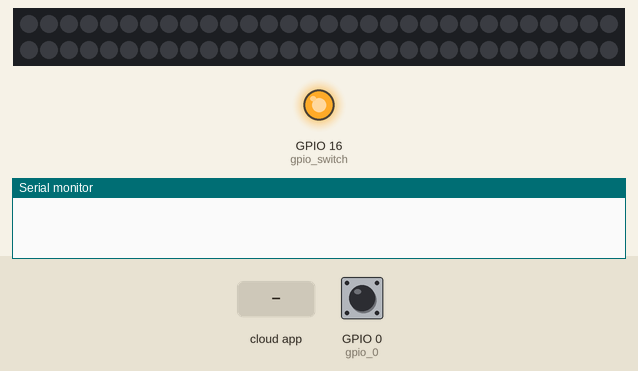
Simulated run of this sketch. Board: ESP32. On the bench: 60 RGB LEDs in strip order, left to right, continuing on the next row, output pins drawn as LEDs (lit = HIGH), the last lines printed to the serial monitor. The inputs (shaded band) are chosen by the test bench; at power-on: GPIO 0 (gpio_0) HIGH. Dim RGB values are drawn brighter than linear; WiFi joins after 1.5 s; servers stay silent unless stated.

Above: at 1.2 s.
1.3 s: the phone or cloud app sets Switch to 1
2.8 s: GPIO 0 (gpio_0) pulled LOW for 0.15 s
At 3.7 s:
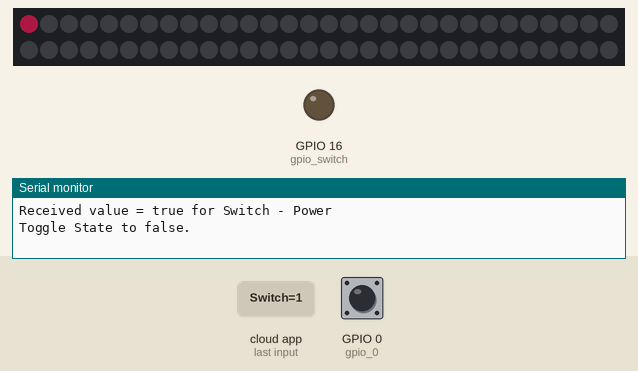
4.4 s: the phone or cloud app sets Switch to 0
5.9 s: GPIO 0 (gpio_0) pulled LOW for 1 s
At 7.4 s:
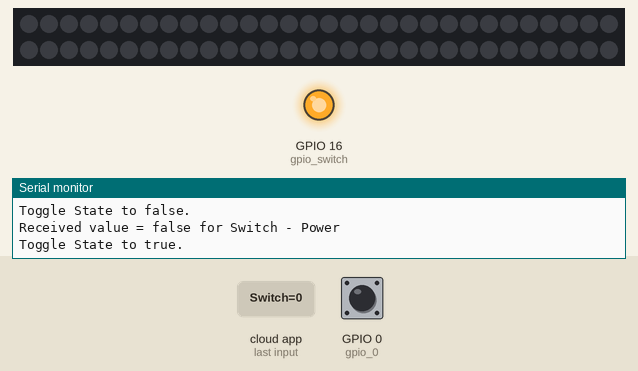
Timing chart, 0 to 8.9 s (numbered marks = the images above; inputs shaded):
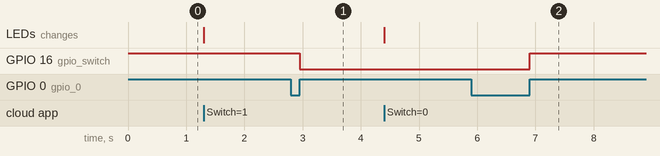

The sketch:

RMakerSwitch_Example.ino
```cpp
//This example demonstrates the ESP RainMaker with a standard Switch device.
#include "RMaker.h"
#include "WiFi.h"
#include "WiFiProv.h"
#include <Adafruit_NeoPixel.h>
#ifdef __AVR__
 #include <avr/power.h> // Required for 16 MHz Adafruit Trinket
#endif
#define LED_PIN 2
#define LED_COUNT 60
#define DEFAULT_POWER_MODE true
const char *service_name = "PROV_1234";
const char *pop = "abcd1234";

//GPIO for push button
#if CONFIG_IDF_TARGET_ESP32C3
static int gpio_0 = 3;        // Button
static int gpio_switch = 7;   // Switch

#else
//GPIO for virtual device
static int gpio_0 = 0;
static int gpio_switch = 16;
#endif

/* Variable for reading pin status*/
bool switch_state = true;

//The framework provides some standard device types like switch, lightbulb, fan, temperaturesensor.
static Switch my_switch("Switch", &gpio_switch);
Adafruit_NeoPixel strip = Adafruit_NeoPixel(LED_COUNT, LED_PIN, NEO_GRB + NEO_KHZ800);

void sysProvEvent(arduino_event_t *sys_event)
{
    switch (sys_event->event_id) {
        case ARDUINO_EVENT_PROV_START:
#if CONFIG_IDF_TARGET_ESP32S2
        Serial.printf("\nProvisioning Started with name \"%s\" and PoP \"%s\" on SoftAP\n", service_name, pop);
        printQR(service_name, pop, "softap");
#else
        Serial.printf("\nProvisioning Started with name \"%s\" and PoP \"%s\" on BLE\n", service_name, pop);
        printQR(service_name, pop, "ble");
#endif
        break;
    }
}

void write_callback(Device *device, Param *param, const param_val_t val, void *priv_data, write_ctx_t *ctx)
{
    const char *device_name = device->getDeviceName();
    const char *param_name = param->getParamName();

    if(strcmp(param_name, "Power") == 0) {
        Serial.printf("Received value = %s for %s - %s\n", val.val.b? "true" : "false", device_name, param_name);
        switch_state = val.val.b;
        (switch_state == false) ? digitalWrite(gpio_switch, LOW) : digitalWrite(gpio_switch, HIGH);
        param->updateAndReport(val);
        if(switch_state)
          pickOneLED(0, strip.Color(255, 40, 100), 50, 50);
        else
          pickOneLED(0, strip.Color(255, 40, 100), 0, 50);
    }
}

void setup()
{
    Serial.begin(115200);
    pinMode(gpio_0, INPUT_PULLUP);
    pinMode(gpio_switch, OUTPUT);
    digitalWrite(gpio_switch, DEFAULT_POWER_MODE);
#if defined(__AVR_ATtiny85__) && (F_CPU == 16000000)
    clock_prescale_set(clock_div_1);
#endif
    strip.begin();           // INITIALIZE NeoPixel strip object (REQUIRED)
    strip.show();            // Turn OFF all pixels ASAP
    strip.setBrightness(50); // Set BRIGHTNESS to about 1/5 (max = 255)


    Node my_node;
    my_node = RMaker.initNode("ESP RainMaker Node");

    //Standard switch device
    my_switch.addCb(write_callback);

    //Add switch device to the node
    my_node.addDevice(my_switch);

    //This is optional
    RMaker.enableOTA(OTA_USING_PARAMS);
    //If you want to enable scheduling, set time zone for your region using setTimeZone().
    //The list of available values are provided here https://rainmaker.espressif.com/docs/time-service.html
    // RMaker.setTimeZone("Asia/Shanghai");
    // Alternatively, enable the Timezone service and let the phone apps set the appropriate timezone
    RMaker.enableTZService();

    RMaker.enableSchedule();

    RMaker.start();

    WiFi.onEvent(sysProvEvent);
#if CONFIG_IDF_TARGET_ESP32S2
    WiFiProv.beginProvision(WIFI_PROV_SCHEME_SOFTAP, WIFI_PROV_SCHEME_HANDLER_NONE, WIFI_PROV_SECURITY_1, pop, service_name);
#else
    WiFiProv.beginProvision(WIFI_PROV_SCHEME_BLE, WIFI_PROV_SCHEME_HANDLER_FREE_BTDM, WIFI_PROV_SECURITY_1, pop, service_name);
#endif
}

void loop()
{
    if(digitalRead(gpio_0) == LOW) { //Push button pressed

        // Key debounce handling
        delay(100);
        int startTime = millis();
        while(digitalRead(gpio_0) == LOW) delay(50);
        int endTime = millis();

        if ((endTime - startTime) > 10000) {
          // If key pressed for more than 10secs, reset all
          Serial.printf("Reset to factory.\n");
          RMakerFactoryReset(2);
        } else if ((endTime - startTime) > 3000) {
          Serial.printf("Reset Wi-Fi.\n");
          // If key pressed for more than 3secs, but less than 10, reset Wi-Fi
          RMakerWiFiReset(2);
        } else {
          // Toggle device state
          switch_state = !switch_state;
          Serial.printf("Toggle State to %s.\n", switch_state ? "true" : "false");
          my_switch.updateAndReportParam(ESP_RMAKER_DEF_POWER_NAME, switch_state);
          (switch_state == false) ? digitalWrite(gpio_switch, LOW) : digitalWrite(gpio_switch, HIGH);

      }
    }
    delay(100);
}


void pickOneLED(uint8_t ledNum, uint32_t color, uint8_t brightness, int wait){
    strip.setBrightness(brightness);
    strip.setPixelColor(ledNum, color);
    strip.show();
    delay(wait);
}

void resetNeopixel(){
  for(int i=0; i < 256; i++){
    pickOneLED(i, strip.Color(0, 0, 0), 0, 0 );
  }
}
```

Measured:
- after the input at 2.8 s, GPIO 16 (gpio_switch): HIGH → LOW after 0.15 s
- after the input at 5.9 s, GPIO 16 (gpio_switch): LOW → HIGH after 1.0 s
